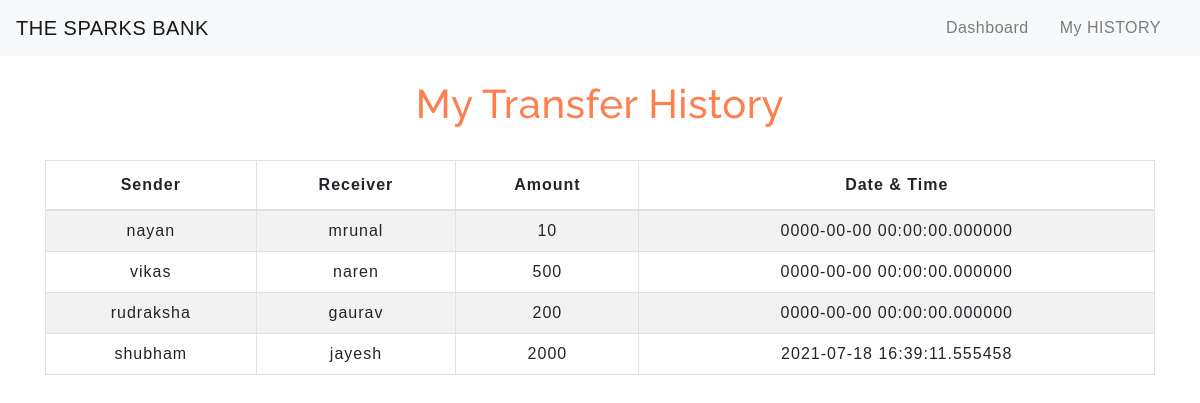
The page /transactionhistory.php on the database its author committed.
### tables this page shows
CREATE TABLE `transaction` (
  `sno` int(5) NOT NULL,
  `sender` text NOT NULL,
  `receiver` text NOT NULL,
  `balance` int(9) NOT NULL,
  `datetime` datetime(6) DEFAULT current_timestamp(6)
);

### transactionhistory.php (the view, shortened to what this page needs)
<!DOCTYPE html>
<html lang="en">
<head>
    <link rel="stylesheet" href="https://stackpath.bootstrapcdn.com/bootstrap/4.5.2/css/bootstrap.min.css">
    <link rel="stylesheet" type="text/css" href="css/table.css">
    <link rel="stylesheet" type="text/css" href="css/navbar.css">
</head>
<body>
<?php
  include 'navbar.php';
?>
	<div class="container">
        <h2 class="text-center pt-4">My Transfer History</h2>
       <br>
       <div class="table-responsive-sm">
    <table class="table table-hover table-striped table-condensed table-bordered">
        <thead>
            <tr>
                <th class="text-center">Sender</th>
                <th class="text-center">Receiver</th>
                <th class="text-center">Amount</th>
                <th class="text-center">Date & Time</th>
            </tr>
        </thead>
        <tbody>
        <?php
            include 'config.php';
            $sql ="select * from transaction";
            $query =mysqli_query($conn, $sql);
            while($rows = mysqli_fetch_assoc($query))
            {
        ?>
            <tr>
            <td class="py-2"><?php echo $rows['sender']; ?></td>
            <td class="py-2"><?php echo $rows['receiver']; ?></td>
            <td class="py-2"><?php echo $rows['balance']; ?> </td>
            <td class="py-2"><?php echo $rows['datetime']; ?> </td>
        <?php
            }
        ?>
        </tbody>
    </table>
    </div>
</div>
</body>
</html>

### navbar.php (shortened to what this page needs)
<nav class="navbar navbar-expand-md navbar-light bg-light">
<a class="navbar-brand" href="index.php">THE SPARKS BANK</a>
<div class="collapse navbar-collapse" id="collapsibleNavbar">
      <ul class="navbar-nav ml-auto">
        <li class="nav-item">
          <a class="nav-link" href="index.php">Dashboard</a>
        </li>
        <li class="nav-item">
          <a class="nav-link" href="transactionhistory.php">My HISTORY</a>
        </li>
    </div>
 </nav>

### table.css (style rules this page uses)
* { padding: 0; margin: 0; box-sizing: border-box; font-family: sans-serif; }
h2 { font-size: 40px; }
table { letter-spacing: 1.6px; }
td { text-align: center; }
@media only screen and (orientation: landscape) { * { letter-spacing: 1px; } }

### navbar.css (style rules this page uses)
.nav-link { margin-right: 15px; color:#2F363F; letter-spacing: 0.5px; transition: 0.5s; }
.navbar-brand { color: #814949; letter-spacing: 0.5px; }
h2 { color: coral; letter-spacing: 0.5px; font-family: raleway; }

### rows shown on the page
transaction: sender "nayan", receiver "mrunal", balance "10", datetime "0000-00-00 00:00:00.000000"
transaction: sender "vikas", receiver "naren", balance "500", datetime "0000-00-00 00:00:00.000000"
transaction: sender "rudraksha", receiver "gaurav", balance "200", datetime "0000-00-00 00:00:00.000000"
transaction: sender "shubham", receiver "jayesh", balance "2000", datetime "2021-07-18 16:39:11.555458"
